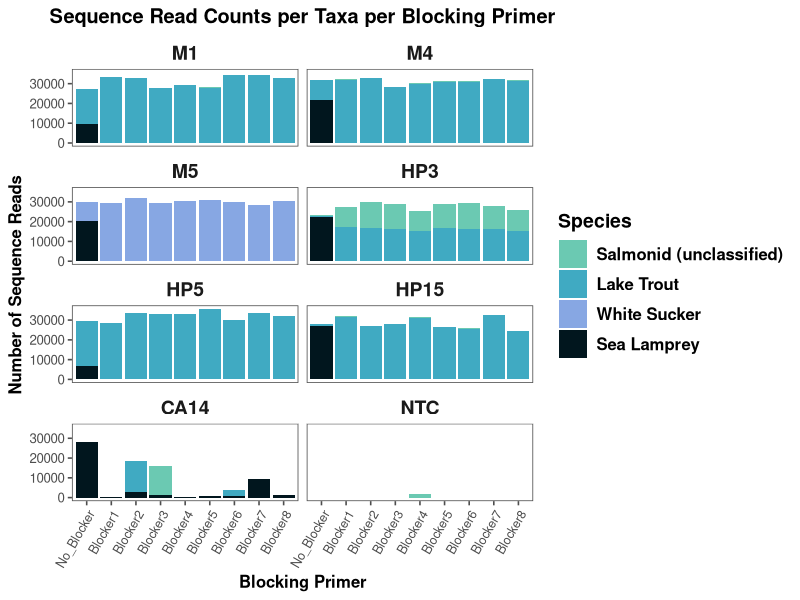
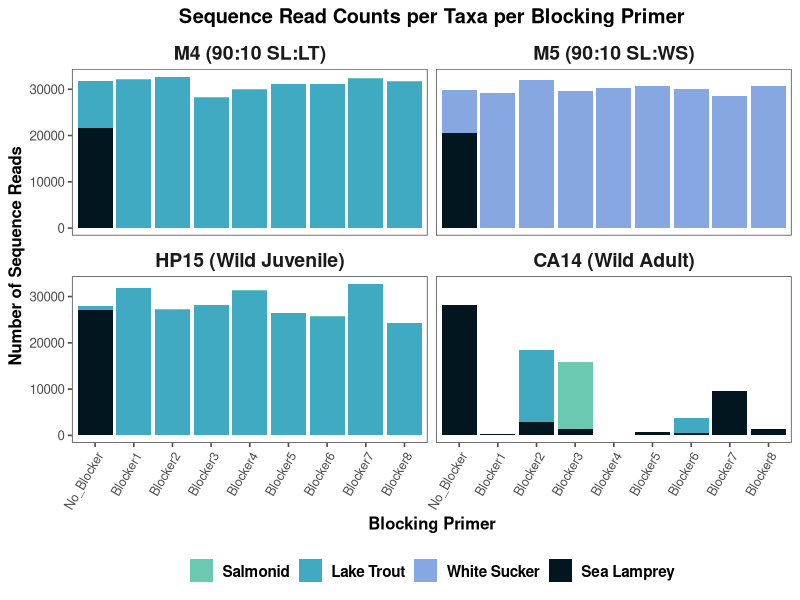

Write R code to recreate these figures, in order.
# Sequence Read Counts per Taxa per Blocking Primer
# Conor O'Kane

library(tidyverse)
library(readxl)
library(ggthemes)


options(scipen = 999)  # removing scientific notation

matrix <- read_excel("./12S_SL_BP_Micro.mothur.community.matrix.xls")



#-------------------------------------------------------------------------------
# Data Organization

# change name of first column to indicate the sample
colnames(matrix)[1] <- "Sample"
matrix$Sample <- gsub("\\.12S$", "", matrix$Sample) #simplify sample names

# lot of extra columns, only need first four species
# these are lake trout, white sucker, sea lamprey, and Salmonidae 
matrix1 <- matrix[,1:5]

# filter out 25 cycles
matrix1 <- matrix1 %>%
  filter(grepl("40_", Sample))

# which sample?
matrix1 <- matrix1 %>%
  mutate(sample = case_when(
    grepl("CA14", Sample) ~ "CA14",
    grepl("HP3", Sample) ~ "HP3",
    grepl("HP15", Sample) ~ "HP15",
    grepl("HP5", Sample) ~ "HP5",
    grepl("M1", Sample) ~ "M1",
    grepl("M4", Sample) ~ "M4",
    grepl("M5", Sample) ~ "M5",
    TRUE ~ "NTC" # default case
  ))

# specific Sample column
matrix1 <- matrix1 %>%
  mutate(specific_blocker = case_when(
    grepl("PMBlock_A_C3_H_", Sample) ~ "Blocker1",
    grepl("PMBlock_B_C3_H_", Sample) ~ "Blocker2",
    grepl("PMBlock_A_dT_H_", Sample) ~ "Blocker3",
    grepl("PMBlock_B_dT_H_", Sample) ~ "Blocker4",
    grepl("PMBlock_A_C3", Sample) ~ "Blocker5",
    grepl("PMBlock_B_C3", Sample) ~ "Blocker6",
    grepl("PMBlock_A_dT", Sample) ~ "Blocker7",
    grepl("PMBlock_B_dT", Sample) ~ "Blocker8",
    TRUE ~ "No_Blocker" # default case if none of the above conditions are met
  ))

# reorder to sort by blocker, and to start with no blocker
matrix1 <- matrix1[order(matrix1$specific_blocker), ]
matrix1 <- matrix1 %>%
  mutate(specific_blocker = factor(specific_blocker, levels = c(
    "No_Blocker", "Blocker1", "Blocker2", "Blocker3", "Blocker4",
    "Blocker5", "Blocker6", "Blocker7", "Blocker8"
  )))


# pivot longer to prepare for stacked bar chart
matrix1_long <- matrix1 %>%
  pivot_longer(cols = c(Salvelinus_namaycush, 
                        Catostomus_commersonii, 
                        Petromyzontidae_unclassified, 
                        Salmonidae_unclassified), 
               names_to = "Species", values_to = "Reads")

# add column to indicate sample names used 
matrix1_long <- matrix1_long %>%
  mutate(Digestive_Sample = case_when(
    grepl("CA14", Sample) ~ "CA14",
    grepl("HP3", Sample) ~ "HP3",
    grepl("HP15", Sample) ~ "HP15",
    grepl("HP5", Sample) ~ "HP5",
    grepl("M1", Sample) ~ "M1",
    grepl("M4", Sample) ~ "M4",
    grepl("M5", Sample) ~ "M5",
    TRUE ~ "NTC" # default case (non-template control)
  ))

matrix1_long$Species <- factor(matrix1_long$Species, levels=c("Salmonidae_unclassified",
                                                              "Salvelinus_namaycush",
                                                              "Catostomus_commersonii",
                                                              "Petromyzontidae_unclassified"))
# filter out homo sapiens and NTC samples
matrix1_long <- filter(matrix1_long, Species != "Homo_sapiens")
# matrix1_long <- filter(matrix1_long, !grepl("NTC", matrix1_long$Sample))




#-------------------------------------------------------------------------------
# Sequence reads per taxa per blocker plot

# adjust colors
custom_colors <- c("#6bc9b2", "#40aac2","#87a7e3","#01161e")

#change order of factor
matrix1_long$Digestive_Sample <- factor(matrix1_long$Digestive_Sample, levels = c("M1", "M4", "M5", "HP3", "HP5", "HP15", "CA14", "NTC"))

#plot
matrix1_long_plot <- ggplot(matrix1_long, aes(x = specific_blocker, y = Reads, fill = Species)) +
  geom_col() +
  scale_fill_manual(values = custom_colors, 
                    labels = c("Salmonid (unclassified)",  "Lake Trout", "White Sucker", "Sea Lamprey"))+
  theme_few()+
  theme(axis.text.x = element_text(angle = 60, vjust = 1, hjust = 1, size = 15),
        plot.title = element_text(hjust = 0.5)) +
  ggtitle("Sequence Read Counts per Taxa per Blocking Primer") +
  labs(x = "Blocking Primer", y = "Number of Sequence Reads") +
  facet_wrap(~ Digestive_Sample, ncol = 2)+  # toggle this on/off for wrapped/unwrapped plot
  theme(text = element_text(family = "Helvetica", face = "bold"),
        strip.text = element_text(size = 14),
        axis.text = element_text(family = "Helvetica", face = "plain"),
        axis.text.x = element_text(size = 9),
        legend.key.size = unit(1.5, "lines"),  
        legend.text = element_text(size = 12),  
        legend.title = element_text(size = 14, face = "bold"))

matrix1_long_plot

#-------------------------------------------------------------------------------
# Simplified plot for poster presentation

# only looking to plot M4, M5, HP15, and CA14
matrix1_simple <- matrix1_long %>%
  filter(Digestive_Sample %in% c("M4", "M5", "HP15", "CA14"))

#drop unused levels
matrix1_simple$Digestive_Sample <- droplevels(matrix1_simple$Digestive_Sample)

# change facet labels for clarity
levels(matrix1_simple$Digestive_Sample) <- c("M4 (90:10 SL:LT)",
                                             "M5 (90:10 SL:WS)",
                                             "HP15 (Wild Juvenile)",
                                             "CA14 (Wild Adult)")

# plot as before
matrix1_simple_plot <- ggplot(matrix1_simple, aes(x = specific_blocker, y = Reads, fill = Species)) +
  geom_col() +
  scale_fill_manual(values = custom_colors, 
                    labels = c("Salmonid",  "Lake Trout", "White Sucker", "Sea Lamprey"))+
  theme_few()+
  theme(axis.text.x = element_text(angle = 60, vjust = 1, hjust = 1, size = 15),
        plot.title = element_text(hjust = 0.5)) +
  ggtitle("Sequence Read Counts per Taxa per Blocking Primer") +
  labs(x = "Blocking Primer", y = "Number of Sequence Reads") +
  facet_wrap(~ Digestive_Sample, ncol = 2)+  # toggle this on/off for wrapped/unwrapped plot
  theme(text = element_text(family = "Helvetica", face = "bold"),
        strip.text = element_text(size = 14),
        axis.text = element_text(family = "Helvetica", face = "plain"),
        axis.text.x = element_text(size = 9),
        legend.key.size = unit(1.25, "lines"),  
        legend.text = element_text(size = 11),  
        #legend.title = element_text(size = 14, face = "bold"),
        legend.title = element_blank(),
        legend.position = "bottom"  
  ) +
  guides(fill = guide_legend(nrow = 1, byrow = TRUE))

matrix1_simple_plot



#-------------------------------------------------------------------------------
# Statistical comparisons

head(matrix1_long)

# average sea lamprey reads in mock communities with blocking primer
lamprey_blocker_reads <- matrix1_long %>%
  filter(Species == "Petromyzontidae_unclassified") %>%
  filter(specific_blocker != "No_Blocker") %>%
  filter(sample %in% c("M1", "M4", "M5"))

round(mean(lamprey_blocker_reads$Reads), digits = 2) # 1.03
round(sd(lamprey_blocker_reads$Reads), digits = 2) # 1.38
